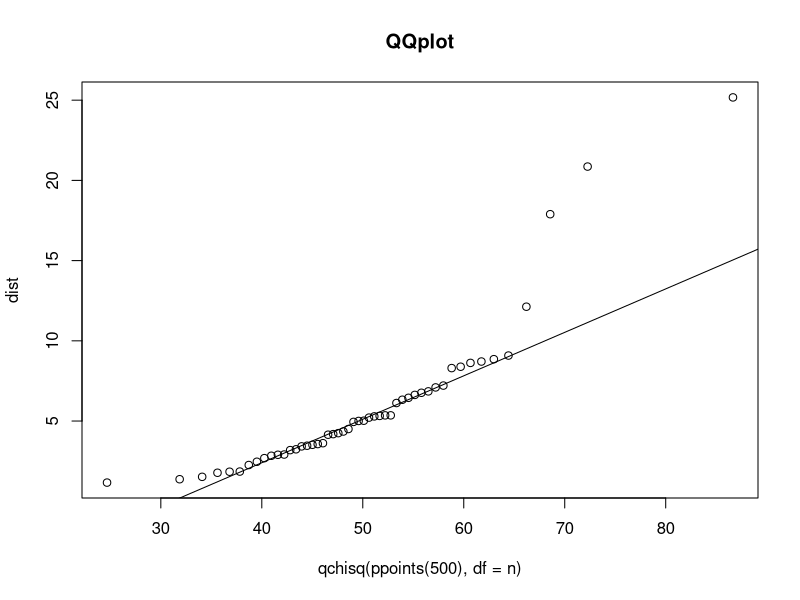
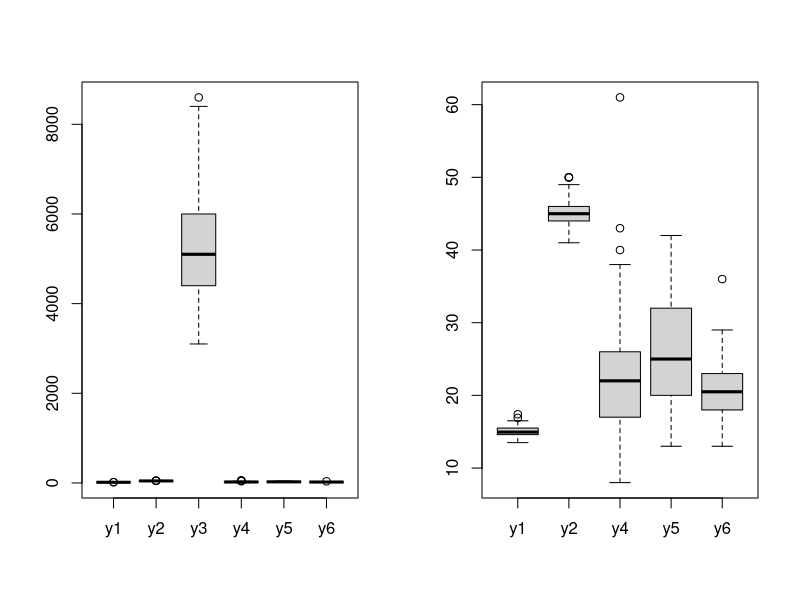
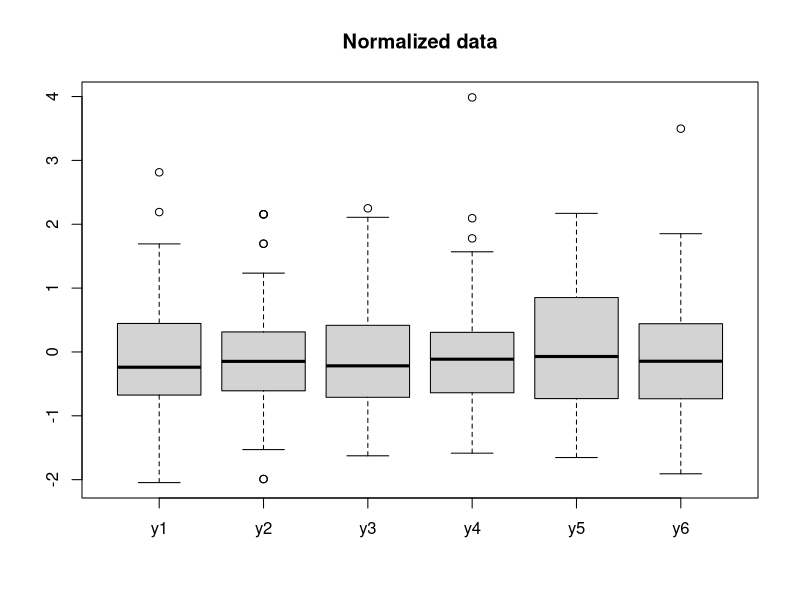
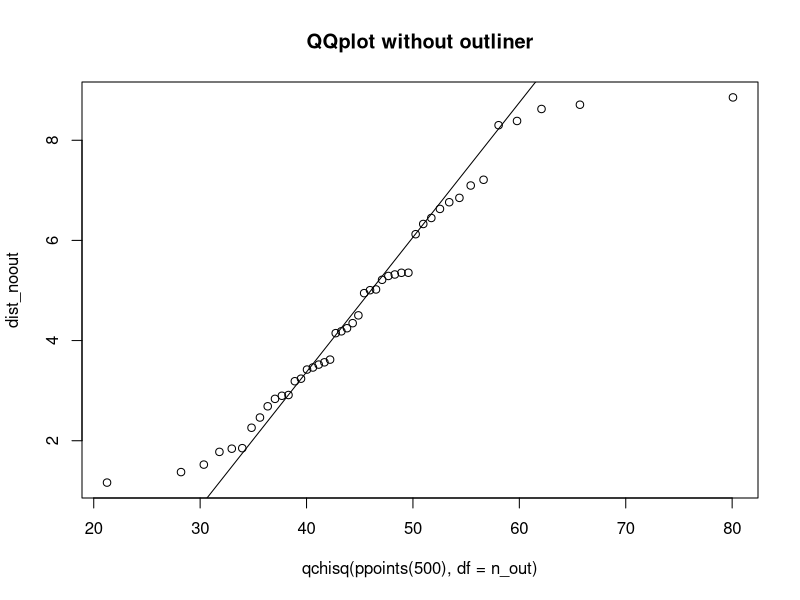

Write R code to recreate these figures, in order.
# read
data = read.csv("hematology.dat", sep="")
colnames(data) <- c("y1", "y2", "y3", "y4", "y5", "y6")
n = nrow(data)
mean = colMeans(data)
data_m = t(t(data) - mean)
inv_cov = solve(var(data_m))

# Calculate distance
dist = data_m %*% inv_cov * data_m
dist = apply(dist, 1, function(x) sum(x))
print("Mahalanobis distance")
print(dist)

# QQplot
print("QQPlot")
png("q1_1.png")
qqplot(qchisq(ppoints(500), df=n), dist, main="QQplot")
qqline(dist, distribution=function(x) qchisq(x, df=n), asp=1)
dev.off()

# Boxplot
png("q1_4.png")
par(mfrow = c(1, 2))
boxplot(data)
boxplot(data[-3])
dev.off()

# Box plot(Normalize)
print("Boxplot")
print("mean")
print(mean)
print("variance")
print(diag(var(data_m)))
png("q1_2.png")
boxplot(t((t(data) - mean) / sqrt(diag(var(data_m)))), main="Normalized data")
dev.off()

# Search outliner
print("Outlier")
n_out = 4
outlier = which(dist >= sort(dist)[n - n_out])
dist_noout = dist[dist < sort(dist)[n - n_out]]
n_out = length(dist_noout)

# QQplot without outlier
png("q1_3.png")
qqplot(qchisq(ppoints(500), df=n_out), dist_noout, main="QQplot without outliner")
qqline(dist_noout, distribution=function(x) qchisq(x, df=n_out), asp=1)
dev.off()

